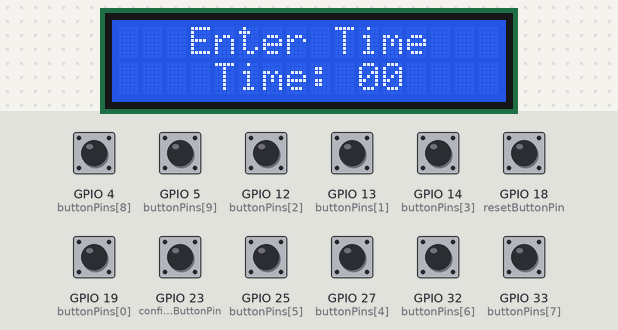
A sketch run on a simulated ESP32. Parts: 16×2 character LCD. The test bench sets the inputs (shaded band); at power-on: GPIO 4 (buttonPins[8]), GPIO 5 (buttonPins[9]), GPIO 12 (buttonPins[2]), GPIO 13 (buttonPins[1]), GPIO 14 (buttonPins[3]), GPIO 18 (resetButtonPin), GPIO 19 (buttonPins[0]), GPIO 23 (confirmButtonPin), GPIO 25 (buttonPins[5]), GPIO 27 (buttonPins[4]), GPIO 32 (buttonPins[6]), GPIO 33 (buttonPins[7]) HIGH. WiFi joins after 1.5 s; servers stay silent unless stated; uploads are accepted with an empty reply; the local clock reads 2024-03-15 10:24:30 at power-on unless the sketch sets it; what the sketch prints to the serial monitor is not drawn.

Above: at 3.8 s.
3.9 s: GPIO 23 (confirmButtonPin) pulled LOW for 0.15 s
At 4.9 s:
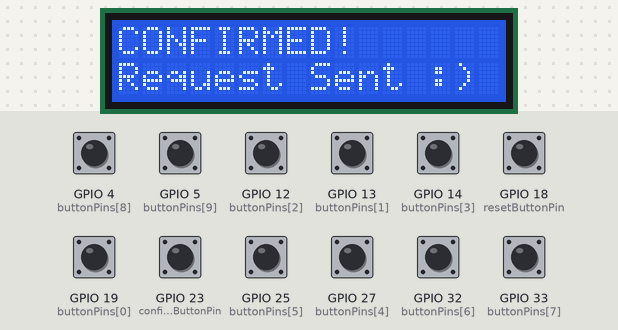
7.0 s: GPIO 18 (resetButtonPin) pulled LOW for 1 s
At 7.8 s:
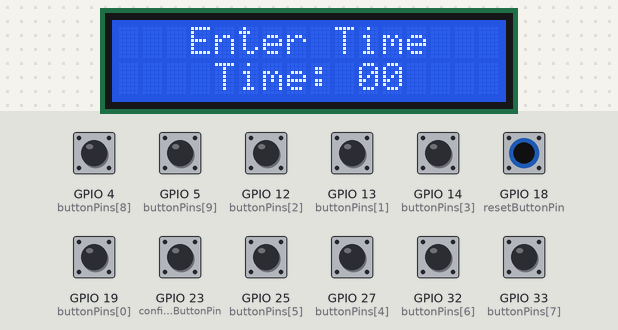
9.5 s: GPIO 4 (buttonPins[8]) pulled LOW for 0.15 s
11.1 s: GPIO 5 (buttonPins[9]) pulled LOW for 0.15 s
At 12.3 s:
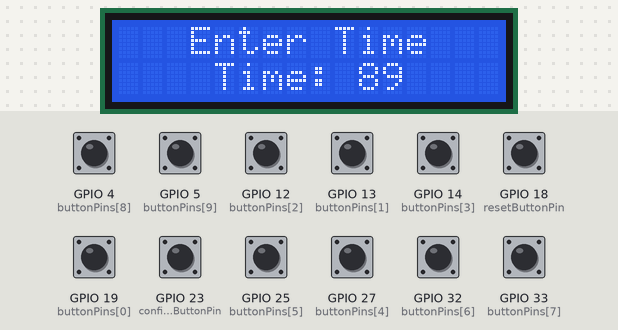
12.7 s: GPIO 23 (confirmButtonPin) pulled LOW for 1 s
At 15.5 s:
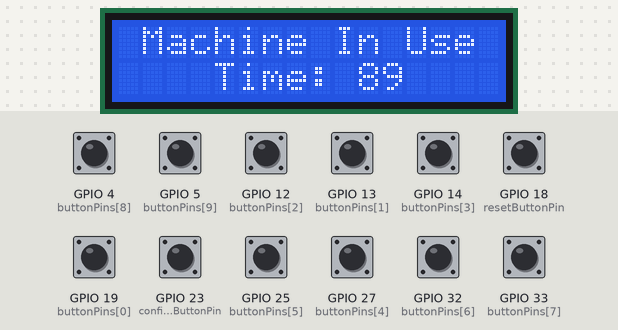
Timing chart, 0 to 17.0 s (numbered marks = the images above; inputs shaded):
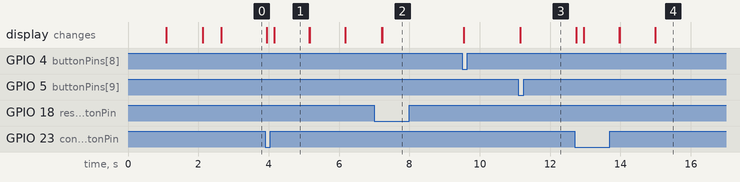

The sketch:

timer.ino
```cpp
#include <WiFi.h>
#include <HTTPClient.h>
#include <WiFiClient.h>
#include <WiFiServer.h>
#include <WiFiClientSecure.h>
#include <LiquidCrystal_I2C.h>
#include <time.h>

// const char* ssid = "TP-Link_5708";
const char* ssid = "So Ja Bro";
// const char* ssid = "H5Tech";
// const char* password = "93970105";
const char* password = "areysojabro";
// const char* password = "hostel5tech";
const int num = 10;
// const int buttonPins[num] = {19,12,27,25,33,32,4,5,18,23};
const int buttonPins[num] = {19,13,12,14,27,25,32,33,4,5};
int lastState[num] = {HIGH,HIGH,HIGH,HIGH,HIGH,HIGH,HIGH,HIGH,HIGH,HIGH};
const int confirmButtonPin = 23;
int lastConfirmState = HIGH;
const int resetButtonPin = 18;
int lastResetState = HIGH;
int count = 0;
int time_taken = 0;

bool timerRunning;
time_t startingTimer;
int tempTimer = 0;

time_t lastButtonClick = time(NULL);
bool backLight = true;

LiquidCrystal_I2C lcd(0x27, 16,2);

void setup() {
  lcd.begin();
  lcd.backlight();
  lcd.setCursor(0,0);
  lcd.print("Enter Time");
  Serial.begin(9600);
  // Connect to Wi-Fi
  WiFi.begin(ssid, password);
  while (WiFi.status() != WL_CONNECTED) {
    delay(1000);
    // Serial.println("Connecting to WiFi...");
    lcd.setCursor(0,0);
    lcd.print("Connecting Wifi");
  }

  // Serial.println("Connected to WiFi");
  lcd.clear();
  lcd.setCursor(0,0);
  lcd.print("Connected :)");
  delay(500);
  lcd.clear();
  lcd.setCursor(0, 0);
  lcd.print("Enter Time");

  timerRunning = false;

  for (int i = 0; i < num; i++) {
    pinMode(buttonPins[i], INPUT_PULLUP);
  }
  pinMode(confirmButtonPin, INPUT_PULLUP);
  pinMode(resetButtonPin, INPUT_PULLUP);
}

void loop() {

  if(time(NULL)-lastButtonClick>60 && !timerRunning){
    lcd.noBacklight();
    backLight = false;
  }else{
    lcd.backlight();
    backLight = true;
  }

  //just in case WiFi gets disconnected
  if(WiFi.status() != WL_CONNECTED){
    WiFi.begin(ssid, password);
    lcd.clear();
    lcd.setCursor(0,0);
    lcd.print("Connecting Wifi");
    lcd.setCursor(0,1);
    lcd.print("Please Wait...");
    delay(1000);
    return;
  }

  if(timerRunning){
    lcd.setCursor(0, 0);
    lcd.print(" Machine In Use");
    time_taken = -(time(NULL) - startingTimer)/60 + tempTimer;
    // Serial.println(time(NULL)-startingTimer);
    delay(1000);
  }else{
    lcd.setCursor(0, 0);
    lcd.print("   Enter Time   ");
  }

  //printing time on lcd
  lcd.setCursor(4, 1);
  lcd.print("Time: ");
  if(time_taken<10){
    lcd.print("0");
    lcd.print(time_taken);
  }
  else{
    lcd.print(time_taken);
  }

  //loop over all 12 buttons to check input
  buttonPress();
}

void buttonPress(){
  //reading Reset Button
  if (digitalRead(resetButtonPin) == LOW && lastResetState == HIGH) {
    lastResetState = LOW;
    handleResetButtonPress();
  }
  else if(digitalRead(resetButtonPin) == HIGH && lastResetState==LOW){
      lastResetState = HIGH;
  }

  if(timerRunning){
    return;
  }

  //reading number pins on ESP32
  for (int i = 0; i < num; i++) {
    if(count == 2)
      break;
    if (digitalRead(buttonPins[i]) == LOW && lastState[i]==HIGH) {
      lastState[i] = LOW;
      count++;
      handleNumberButtonPress(i);
    }
    else if(digitalRead(buttonPins[i]) == HIGH && lastState[i]==LOW){
      lastState[i] = HIGH;
    }
  }
  //reading Confirm button
  if (digitalRead(confirmButtonPin) == LOW && lastConfirmState == HIGH) {
    lastConfirmState = LOW;
    handleConfirmButtonPress();
  }
  else if(digitalRead(confirmButtonPin) == HIGH && lastConfirmState==LOW){
      lastConfirmState = HIGH;
  }

}

void handleNumberButtonPress(int number) {
  Serial.print("Button Pressed: ");
  Serial.println(number);
  time_taken = time_taken * 10 + number;
  Serial.print("Time = ");
  Serial.println(time_taken);
  lastButtonClick=time(NULL);
}

String HOST_NAME = "http://192.168.132.101:8000/";
// String HOST_NAME = "http://192.168.1.100:8000/";
// String HOST_NAME = "http://172.20.10.5:8000";
// String HOST_NAME = "https://3e18-103-21-127-76.ngrok-free.app/";
// String HOST_NAME = "https://d1fb-2402-8100-2703-c2fe-dcf5-16f3-a6c6-109f.ngrok-free.app/";
String PATH_NAME = "timer/1";

void handleConfirmButtonPress() {
  bool reqSent = false;
  if(timerRunning == false){
    lcd.clear();
    lcd.setCursor(0, 0);
    lcd.print("CONFIRMED!");

    HTTPClient http;
    String url = HOST_NAME + PATH_NAME;
    http.begin(url);
    http.addHeader("Content-Type", "application/json");
    String payload = "{\"timer\":" + String(time_taken)+ "}";

    lcd.setCursor(0,1);
    lcd.print("Sending Request");

    int httpCode = http.sendRequest("PUT", payload);
    if (httpCode > 0) {
      // file found at server
      if (httpCode == HTTP_CODE_OK) {
        String response = http.getString();
        Serial.println(httpCode);
        Serial.println(response);

        lcd.setCursor(0,1);
        lcd.print("Request Sent :)  ");
        reqSent=true;
        startingTimer = time(NULL);
        timerRunning = true;
        tempTimer = time_taken;

        delay(1000);

      } else {
        // HTTP header has been send and Server response header has been handled
        // Serial.printf("[HTTP] PUT... code: %d\n", httpCode);
        lcd.setCursor(0,1);
        lcd.print("Failed: httpCode");
        delay(1000);
      }
    } else {
      // Serial.printf("[HTTP] PUT... failed, error: %s\n", http.errorToString(httpCode).c_str());
      lcd.setCursor(0,1);
        lcd.print("Failed: Bad Req!");
        delay(1000);
    }

    // if(reqSent==true){
    //   timerRunning = true;

    // }

    lcd.clear();
    http.end();
  }
}

void handleResetButtonPress() {
  // Serial.println("Reset Button Pressed");

  lcd.clear();
  // lcd.setCursor(0,0);
  // lcd.print("Reset Pressed");
  count = 0;
  time_taken = 0;
  timerRunning = false;
  lcd.clear();
}
```

Measured:
- after the input at 3.9 s, the display: first changes at once (image 1 shows a later state)
- after the input at 7.0 s, the display: first changes after 0.21 s (image 2 shows a later state)
- after the input at 11.1 s, the display: changes after 0.05 s (image 3)
- after the input at 12.7 s, the display: first changes at once (image 4 shows a later state)
- what the display in image 1 shows lasts 1.0 s, from 4.2 s to 5.2 s
